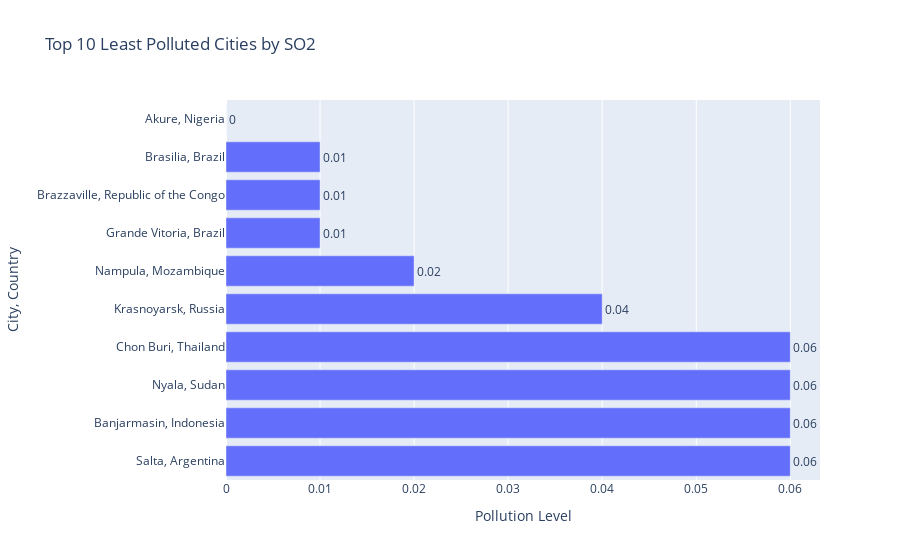

Source (notebook cell):
### Code cell
# Dropdown widget to select pollutant
pollutant_dropdown = widgets.Dropdown(
    options=pollutants,
    value="SO2",
    description="Select Pollutant:",
    style={"description_width": "initial"}
)

# Function to update interactive bar chart
def update_bar_chart(pollutant):
    top_cities = city_data_df.nsmallest(10, pollutant)[["City", "Country", "Population", pollutant]].copy()
    top_cities["City_Country"] = top_cities["City"] + ", " + top_cities["Country"]
    
    # Format population with commas
    top_cities["Population"] = top_cities["Population"].apply(lambda x: f"{x:,.0f}")  # Adds commas to large numbers

    # Create interactive bar chart with hover text
    fig = px.bar(
        top_cities,
        x=pollutant,
        y="City_Country",
        orientation='h',
        text=top_cities[pollutant].round(2),  # Show pollution value on bars
        hover_data={"Population": True, pollutant: True, "City_Country": False},  # Display extra details on hover
        labels={pollutant: "Pollution Level", "City_Country": "City, Country", "Population": "Population"},
        title=f"Top 10 Least Polluted Cities by {pollutant}"
    )

    fig.update_traces(textposition="outside")  # Position text labels
    fig.update_layout(yaxis=dict(autorange="reversed"))  # Reverse Y-axis to match bar order

    fig.show()

# Display dropdown and interactive bar chart
display(pollutant_dropdown)
widgets.interactive(update_bar_chart, pollutant=pollutant_dropdown)

### Figure 1 — Plotly figure (JSON) as saved in the notebook; plotly's stock layout.template omitted (floating-point values rounded to 4 significant figures)
{"data": [{"alignmentgroup": "True", "customdata": [["690,533"], ["4,727,902"], ["2,469,630"], ["2,109,869"], ["887,055"], ["1,148,957"], ["1,417,247"], ["967,430"], ["744,334"], ["696,715"]], "hovertemplate": "Pollution Level=%{x}<br>text=%{text}<br>Population=%{customdata[0]}<extra></extra>", "legendgroup": "", "marker": {"color": "#636efa", "pattern": {"shape": ""}}, "name": "", "offsetgroup": "", "orientation": "h", "showlegend": false, "text": [0, 0.01, 0.01, 0.01, 0.02, 0.04, 0.06, 0.06, 0.06, 0.06], "textposition": "outside", "type": "bar", "x": [0, 0.01, 0.01, 0.01, 0.02, 0.04, 0.06, 0.06, 0.06, 0.06], "xaxis": "x", "y": ["Akure, Nigeria", "Brasilia, Brazil", "Brazzaville, Republic of the Congo", "Grande Vitoria, Brazil", "Nampula, Mozambique", "Krasnoyarsk, Russia", "Chon Buri, Thailand", "Nyala, Sudan", "Banjarmasin, Indonesia", "Salta, Argentina"], "yaxis": "y"}], "layout": {"barmode": "relative", "legend": {"tracegroupgap": 0}, "title": {"text": "Top 10 Least Polluted Cities by SO2"}, "xaxis": {"anchor": "y", "domain": [0, 1], "title": {"text": "Pollution Level"}}, "yaxis": {"anchor": "x", "autorange": "reversed", "domain": [0, 1], "title": {"text": "City, Country"}}}}
